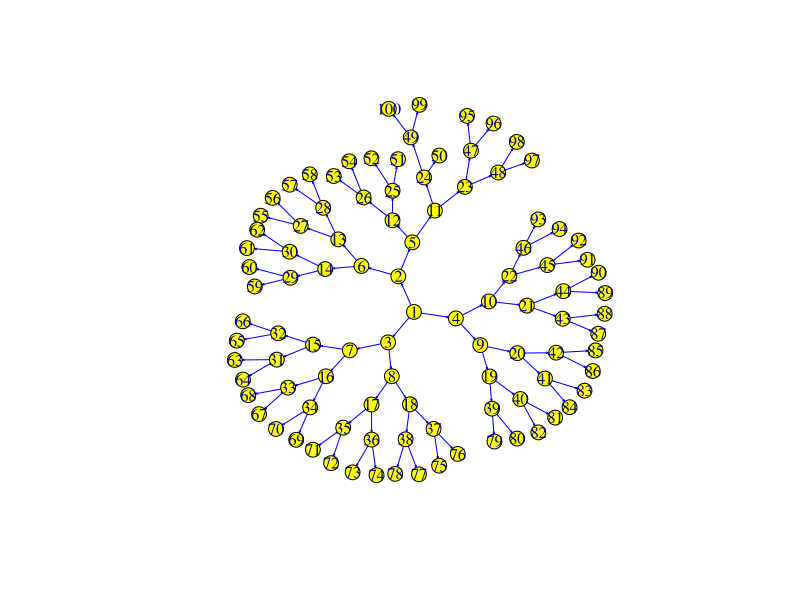

Recreate this plot in R.
library (igraph)

tt = make_empty_graph (n=100)
tt = tt + edge (1, 2)
tt = tt + edge (1, 3)
tt = tt + edge (1, 4)

vis <- c (1, 2, 3, 4)
i = 2
while (length (vis) < 100) {
  
  j = i+1
  while (is.element (j, vis) && j < 101) {
    j = j+1
  }
  
  tt = tt + edge (i, j)
  tt = tt + edge (i, j+1)
  
  vis <- c(vis, j)
  vis <- c(vis, j+1)
  
  i = i+1
}

plot (tt, vertex.color = "yellow", edge.color = "blue", edge.arrow.size = 0.1, layout = layout_with_kk, vertex.size = 8)
